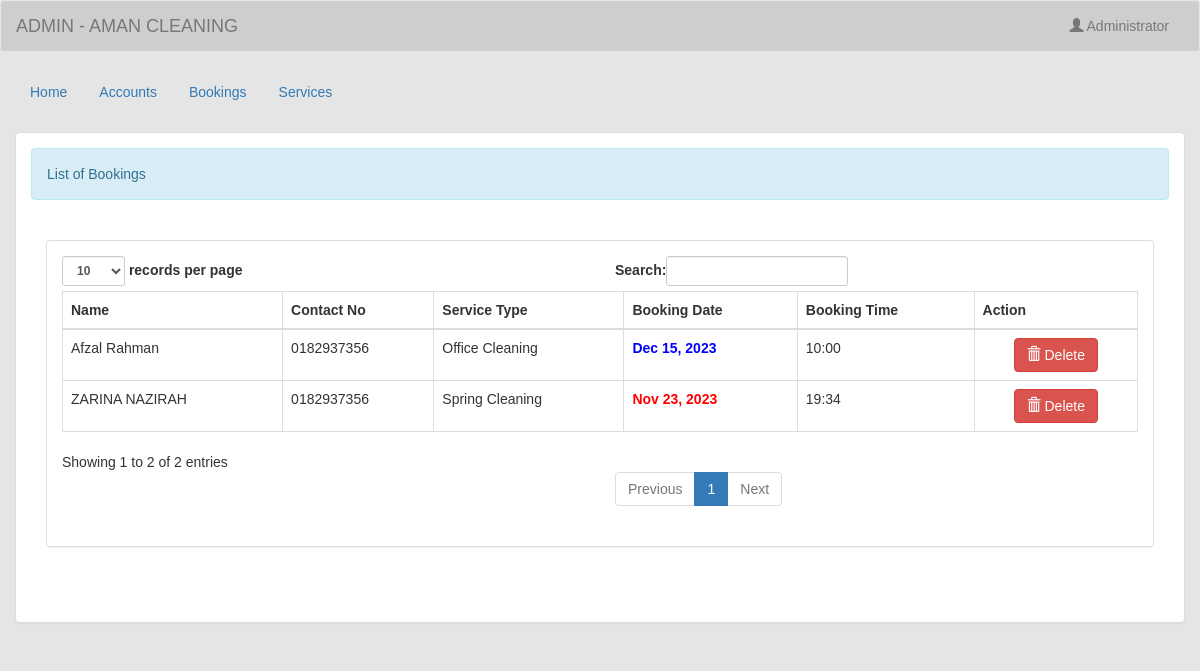
Screenshot of /admin/reserve.php (signed in) with the database file from the repository.
### tables this page shows
CREATE TABLE `transaction` (
  `transaction_id` int(11) NOT NULL,
  `guest_id` int(11) NOT NULL,
  `services_id` int(11) DEFAULT NULL,
  `room_id` int(11) NOT NULL,
  `room_no` int(5) NOT NULL,
  `extra_bed` int(11) NOT NULL,
  `status` varchar(20) NOT NULL,
  `days` int(2) NOT NULL,
  `checkin` date NOT NULL,
  `checkin_time` time NOT NULL,
  `checkout` date NOT NULL,
  `checkout_time` time NOT NULL,
  `bill` varchar(10) NOT NULL
);

CREATE TABLE `guest` (
  `guest_id` int(11) NOT NULL,
  `firstname` varchar(50) NOT NULL,
  `middlename` varchar(30) NOT NULL,
  `lastname` varchar(40) NOT NULL,
  `address` varchar(50) NOT NULL,
  `contactno` varchar(13) NOT NULL,
  `time` varchar(6) NOT NULL
);

CREATE TABLE `services` (
  `services_id` int(11) NOT NULL,
  `services_type` varchar(50) NOT NULL,
  `price` varchar(11) NOT NULL,
  `photo` varchar(100) NOT NULL
);

### admin/name.php (called while the page is built)
<?php
	require 'connect.php';
	$query = $conn->query("SELECT * FROM `admin` WHERE `admin_id` = '$_SESSION[admin_id]'") or die(mysqli_error());
	$fetch = $query->fetch_array();
	$name = $fetch['name'];
?>

### admin/reserve.php (the view, shortened to what this page needs)
<!DOCTYPE html>
<?php
	require 'name.php';
?>
<html lang = "en">
	<head>
		<link rel = "stylesheet" type = "text/css" href = "../css/bootstrap.css " />
		<link rel = "stylesheet" type = "text/css" href = "../css/style.css" />
	</head>
<body>
	<nav style = "background-color:rgba(0, 0, 0, 0.1);" class = "navbar navbar-default">
		<div  class = "container-fluid">
			<div class = "navbar-header">
				<a class = "navbar-brand" >ADMIN - AMAN CLEANING</a>
			</div>
			<ul class = "nav navbar-nav pull-right ">
				<li class = "dropdown">
					<a class="dropdown-toggle" data-toggle="dropdown" role="button" aria-haspopup="true" aria-expanded="false"><i class = "glyphicon glyphicon-user"></i> <?php echo $name;?></a>
				</li>
			</ul>
		</div>
	</nav>
	<div class = "container-fluid">
		<ul class = "nav nav-pills">
			<li><a href = "home.php">Home</a></li>
			<li><a href = "account.php">Accounts</a></li>
			<li><a href = "reserve.php">Bookings</a></li>
			<li><a href = "services.php">Services</a></li>
		</ul>
	</div>
	<br />
	<div class = "container-fluid">
		<div class = "panel panel-default">
			<div class = "panel-body">
				<div class = "alert alert-info">List of Bookings</div>
	<br />
	<div class = "container-fluid">
		<div class = "panel panel-default">
			<div class = "panel-body">
				<table id = "table" class = "table table-bordered">
					<thead>
						<tr>
							<th>Name</th>
							<th>Contact No</th>
							<th>Service Type</th>
							<th>Booking Date</th>
							<th>Booking Time</th>
							<th>Action</th>
						</tr>
					</thead>
					<tbody>
						<?php
							$query = $conn->query("SELECT * FROM `transaction` NATURAL JOIN `guest` NATURAL JOIN `services` WHERE `status` = 'Pending'") or die(mysqli_error());
							while($fetch = $query->fetch_array()){
						?>
						<tr>
							<td><?php echo $fetch['firstname']." ".$fetch['lastname']?></td>
							<td><?php echo $fetch['contactno']?></td>
							<td><?php echo $fetch['services_type']?></td>
							<td><strong><?php if($fetch['checkin'] <= date("Y-m-d", strtotime("+8 HOURS"))){echo "<label style = 'color:#ff0000;'>".date("M d, Y", strtotime($fetch['checkin']))."</label>";}else{echo "<label style = 'color:#0000FF;'>".date("M d, Y", strtotime($fetch['checkin']))."</label>";}?></strong></td>
							<td><?php echo $fetch['time']?></td>
							<td><center><a class = "btn btn-danger" onclick = "confirmationDelete(); return false;" href = "delete_pending.php?transaction_id=<?php echo $fetch['transaction_id']?>"><i class = "glyphicon glyphicon-trash"></i> Delete</a></td>
						</tr>
						<?php
							}
						?>
					</tbody>
				</table>
			</div>
		</div>
	</div>
	<br />
	<br />
</body>
</html>

### css/style.css (style rules this page uses)
body { font-family: "IBM Plex Sans", sans-serif; background-color: rgba(0,0,0,.1); }

### rows the page displays
transaction: guest.firstname "Afzal", guest.lastname "Rahman", guest.contactno "0182937356", services.services_type "Office Cleaning", checkin "Dec 15, 2023", guest.time "10:00"
transaction: guest.firstname "ZARINA", guest.lastname "NAZIRAH", guest.contactno "0182937356", services.services_type "Spring Cleaning", checkin "Nov 23, 2023", guest.time "19:34"

### other values shown
$name "Administrator"
